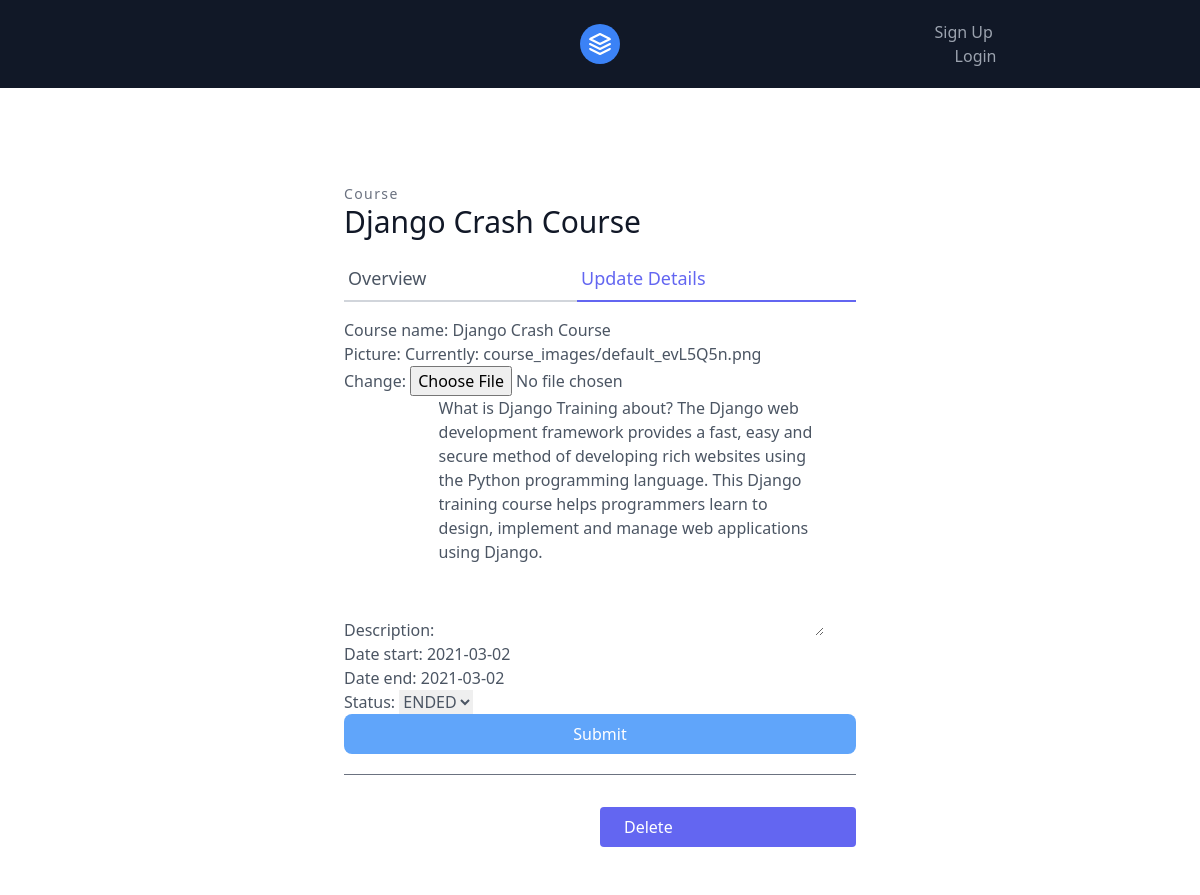
/courses/django-crash-course/update/, run on an earlier commit of the app's database.
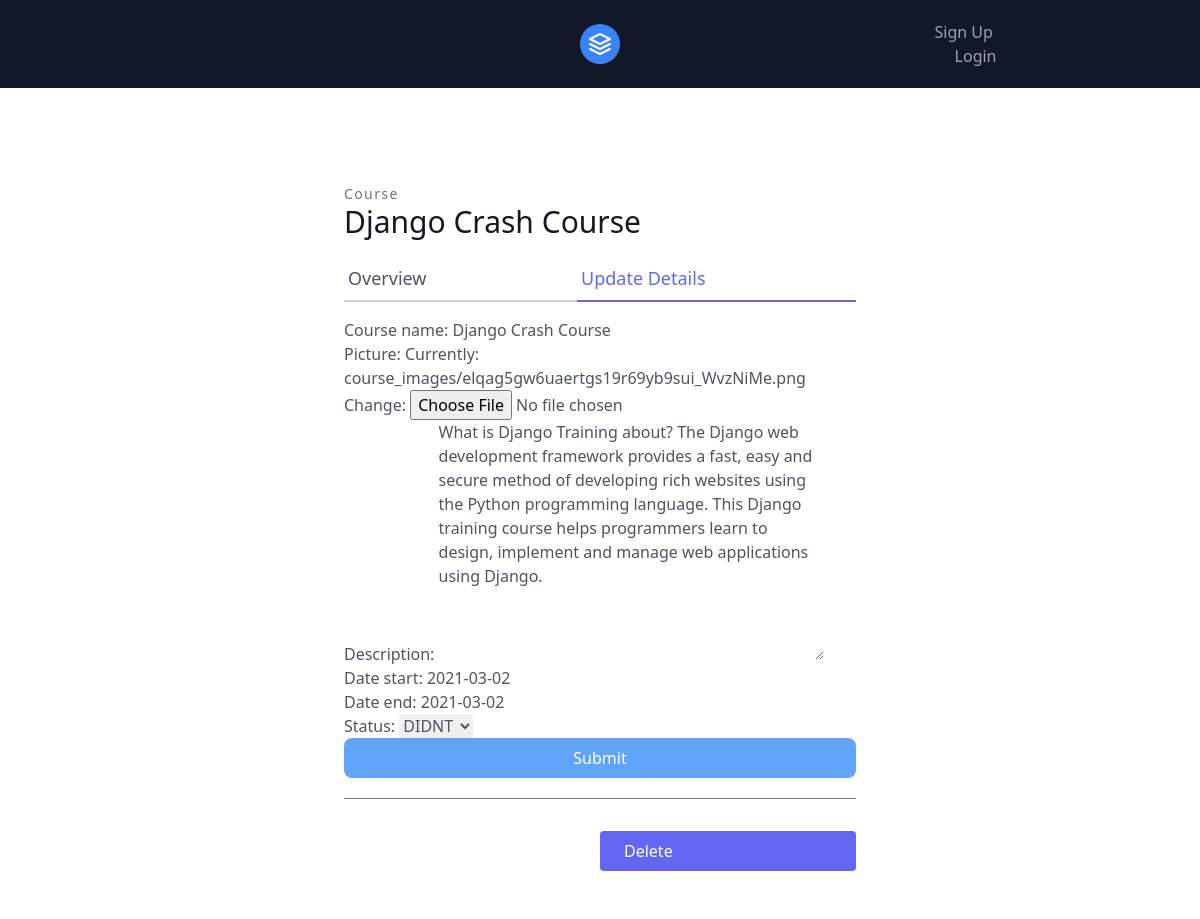
And on a later commit of the database.
### courses/models.py (models this page shows, shortened)
class Course(models.Model):
    class CourseStatus(models.TextChoices):
        DIDNT_START = "Didn't start", _("DIDNT")
        START = 'Start', _('START')
        ENDED = 'Ended', _('ENDED')
    course_name = models.CharField(max_length=255)
    picture = models.ImageField(upload_to='course_images/', default='course_images/default.png')
    slug = models.SlugField(max_length=255, unique=True)
    trainer = models.ForeignKey(
        User, on_delete=models.CASCADE, )
    description = models.TextField(blank=True, null=True)
    date_start = models.DateField()
    date_end = models.DateField()
    publish = models.DateTimeField(default=timezone.now)
    updated = models.DateTimeField(auto_now=True)
    created = models.DateTimeField(auto_now_add=True)
    status = models.CharField(
        max_length=20,
        choices=CourseStatus.choices,
        default=CourseStatus.DIDNT_START,
    )
    class Meta:
        verbose_name_plural = "Courses"

### courses/views.py (the view)
# urls.py: path('<slug:slug>/update/', views.course_update, name='course-update'),
def course_update(request, slug):
    course = models.Course.objects.get(slug=slug)
    form = forms.CourseModelForm(instance=course)
    if request.method == 'POST':
        form = forms.CourseModelForm(request.POST, instance=course)
        if form.is_valid():
            form.save()
            return redirect('/courses')
    context = {
        'form': form,
        'course': course,
    }
    return render(request, 'courses/course_update.html', context)

### courses/forms.py
class CourseModelForm(forms.ModelForm):
    class Meta:
        model = models.Course
        fields = (
            'course_name',
            'picture',
            'description',
            'date_start',
            'date_end',
            'status',
        )
        exclude = ('trainer',)

### templates/courses/course_update.html (shortened to what this page needs)
{% extends 'base.html' %}
{% load tailwind_filters %}
{% block content %}
    <section class="text-gray-600 body-font overflow-hidden">
        <div class="container px-5 py-24 mx-auto">
            <div class="max-w-lg mx-auto">
                <h2 class="text-sm title-font text-gray-500 tracking-widest">Course</h2>
                <h1 class="text-gray-900 text-3xl title-font font-medium mb-4">{{ course.course_name }}</h1>
                <div class="flex mb-4">
                    <a href="{% url 'courses:course-detail' course.slug %}"
                       class="flex-grow border-b-2 border-gray-300 py-2 text-lg px-1">
                        Overview
                    </a>
                    <a href="{% url 'courses:course-update' course.slug %}"
                       class="flex-grow text-indigo-500 border-b-2 border-indigo-500 py-2 text-lg px-1">
                        Update Details
                    </a>
                </div>
                <form method="POST" action=".">
                    {{ form|crispy }}
                    <button class="w-full text-white bg-blue-400 hover:bg-blue-500 px-3 py-2 rounded-lg" type="submit">
                        Submit
                    </button>
                </form>
                <div class="mt-5">
                    <div class="mt-5 py-5 border-t border-gray-500">
                        <a href="{% url 'courses:course-delete' course.slug %}"
                           class="w-1/2 mt-3 flex ml-auto text-white bg-indigo-500 border-0 py-2 px-6 focus:outline-none hover:bg-indigo-600 rounded">
                            Delete
                        </a>
                    </div>
                </div>
            </div>
        </div>
    </section>
{% endblock %}

What changed in the data, as far as the page shows it:
changed Course "Django Crash Course": status "ENDED" → "DIDNT"
Also different on the page:
text no longer shown: "Course name: Picture: Currently: course_images/default_evL5Q5n.png Change: Description: Date start: Date end: Status:"
text now shown: "Course name: Picture: Currently: course_images/elqag5gw6uaertgs19r69yb9sui_WvzNiMe.png Change: Description: Date start: Date end: Status:"
